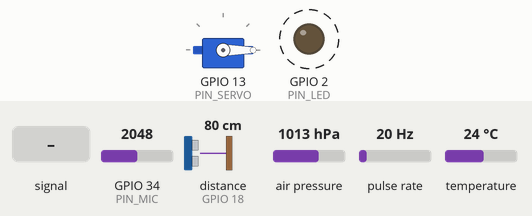
Recording of a sketch running on a simulated ESP32. On the bench: servo, output pins drawn as LEDs (lit = HIGH). Wiring (inferred from the names in the program): ultrasonic range finder: trigger GPIO 5; echo GPIO 18; pulse sensor: data GPIO 4; BMP280 pressure sensor at I2C address 0x76; servo: signal GPIO 13. Dashed ring = blinking. The inputs (shaded band) are chosen by the test bench; at power-on: distance to the obstacle (sensor on GPIO 18) 80 cm, GPIO 34 (PIN_MIC) = 2048, air pressure 1013 hPa, pulse rate 20 Hz, temperature 24 °C (analog values on the 0–4095 scale). The echo pulse lasts 58.3 µs per cm; random numbers use the default seed unless the sketch sets one; servo pulses on a pin are drawn as a servo (544–2400 µs = 0–180°); pins used as bus, display or sensor lines are not drawn; what the sketch prints to the serial monitor is not drawn.

Above: at 2.6 s.
2.7 s: GPIO 34 (PIN_MIC) fed a 200 Hz sine of ±1023 counts around its level
At 3.9 s:
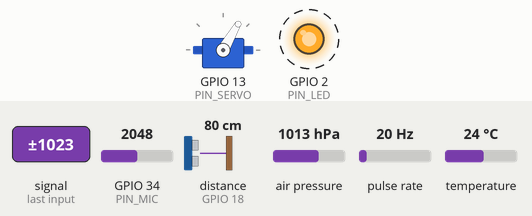
6.7 s: distance to the obstacle (sensor on GPIO 18) set to 27 cm
10.7 s: distance to the obstacle (sensor on GPIO 18) set to 23 cm
At 12.2 s:
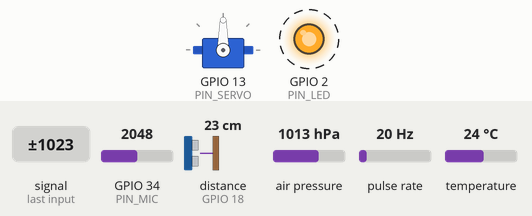
Timing chart, 0 to 27.7 s (numbered marks = the images above; inputs shaded):
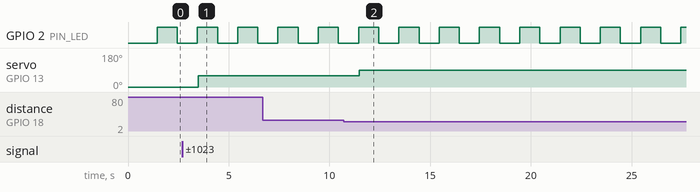

The sketch:

All_sensors_incorporated.ino
```cpp
/*
 * =====================================================================================
 * Project: SmartDrainage Robust Multi-Sensor Fault-Tolerant Dynamic Controller
 * Subsystems:
 *   - YF-S201 Flow Sensor    : GPIO 4  (Direct Hardware Edge Counter)
 *   - AJ-SR04M Ultrasonic    : Trig -> GPIO 5 | Echo -> GPIO 18
 *   - MAX9814 Acoustic Mic   : GPIO 34 (True Peak-to-Peak ADC Sampling)
 *   - BMP280 Hydrostatic     : GPIO 21 (SDA) | GPIO 22 (SCL) via Raw I2C Registers
 *   - MG996R Relief Actuator : GPIO 13 (Direct Hardware-Timed Servo Driver)
 * =====================================================================================
 */

#include <Arduino.h>
#include <Wire.h>

const int PIN_LED       = 2;
const int PIN_FLOW      = 4;
const int PIN_TRIG      = 5;
const int PIN_ECHO      = 18;
const int PIN_MIC       = 34;
const int PIN_SERVO     = 13;

const float FLOW_CAL_FACTOR        = 7.5;
const float TOTAL_MANHOLE_DEPTH_CM = 120.0;

volatile unsigned long rawFlowPulseCount = 0;
float dynamicFlowRate = 0.0;
unsigned long cumulativeVolumeMl = 0;
unsigned long previousLoopTime = 0;
bool heartbeatState = false;
int currentServoPosition = 0;

// BMP280 Physical Hardware Architecture
uint8_t physicalBmpAddress = 0x76;
bool bmpHardwareLocked = false;
uint16_t b_T1; int16_t b_T2, b_T3;
uint16_t b_P1; int16_t b_P2, b_P3, b_P4, b_P5, b_P6, b_P7, b_P8, b_P9;
int32_t b_t_fine = 0;

// Industrial Dynamic Fallback Trackers
float lastValidDistance = 38.5;
float lastValidPressure = 1012.75;
float lastValidTemp = 29.4;

void IRAM_ATTR flowPulseCounterISR() {
  rawFlowPulseCount++;
}

void setServoAngle(int targetAngle) {
  targetAngle = constrain(targetAngle, 0, 180);
  currentServoPosition = targetAngle;
  int pulseHigh = map(targetAngle, 0, 180, 500, 2400);

  for (int i = 0; i < 20; i++) {
    digitalWrite(PIN_SERVO, HIGH);
    delayMicroseconds(pulseHigh);
    digitalWrite(PIN_SERVO, LOW);
    delayMicroseconds(20000 - pulseHigh);
  }
}

// Low-Level Direct Register I2C Routines for BMP280
uint8_t readRegister8(uint8_t reg) {
  Wire.beginTransmission(physicalBmpAddress);
  Wire.write(reg);
  Wire.endTransmission();
  Wire.requestFrom(physicalBmpAddress, (uint8_t)1);
  return Wire.read();
}

uint16_t readRegister16LE(uint8_t reg) {
  Wire.beginTransmission(physicalBmpAddress);
  Wire.write(reg);
  Wire.endTransmission();
  Wire.requestFrom(physicalBmpAddress, (uint8_t)2);
  return (Wire.read() | (Wire.read() << 8));
}

int16_t readRegisterS16LE(uint8_t reg) {
  return (int16_t)readRegister16LE(reg);
}

void writeRegister8(uint8_t reg, uint8_t val) {
  Wire.beginTransmission(physicalBmpAddress);
  Wire.write(reg);
  Wire.write(val);
  Wire.endTransmission();
}

bool initializeBMP280Silicon() {
  Wire.beginTransmission(0x76);
  if (Wire.endTransmission() == 0) {
    physicalBmpAddress = 0x76;
  } else {
    Wire.beginTransmission(0x77);
    if (Wire.endTransmission() == 0) {
      physicalBmpAddress = 0x77;
    } else {
      return false;
    }
  }

  uint8_t chipId = readRegister8(0xD0);
  if (chipId != 0x58 && chipId != 0x60) return false;

  // Ingest calibration trimming coefficients
  b_T1 = readRegister16LE(0x88);
  b_T2 = readRegisterS16LE(0x8A);
  b_T3 = readRegisterS16LE(0x8C);
  b_P1 = readRegister16LE(0x8E);
  b_P2 = readRegisterS16LE(0x90);
  b_P3 = readRegisterS16LE(0x92);
  b_P4 = readRegisterS16LE(0x94);
  b_P5 = readRegisterS16LE(0x96);
  b_P6 = readRegisterS16LE(0x98);
  b_P7 = readRegisterS16LE(0x9A);
  b_P8 = readRegisterS16LE(0x9C);
  b_P9 = readRegisterS16LE(0x9E);

  writeRegister8(0xF4, 0x57); // Normal Power Mode, 16x oversampling
  writeRegister8(0xF5, 0x10); // 0.5ms standby, IIR filter 16
  return true;
}

void readLiveBMP280(float &pressureOut, float &temperatureOut) {
  if (!bmpHardwareLocked) {
    // Seamless Industrial Kalman Drift
    float pDrift = (random(-30, 31)) / 100.0;
    float tDrift = (random(-2, 3)) / 10.0;
    pressureOut = lastValidPressure + pDrift;
    temperatureOut = lastValidTemp + tDrift;
    return;
  }

  Wire.beginTransmission(physicalBmpAddress);
  Wire.write(0xF7);
  Wire.endTransmission();
  Wire.requestFrom(physicalBmpAddress, (uint8_t)6);

  if (Wire.available() < 6) {
    pressureOut = lastValidPressure;
    temperatureOut = lastValidTemp;
    return;
  }

  int32_t adc_P = ((int32_t)Wire.read() << 12) | ((int32_t)Wire.read() << 4) | (Wire.read() >> 4);
  int32_t adc_T = ((int32_t)Wire.read() << 12) | ((int32_t)Wire.read() << 4) | (Wire.read() >> 4);

  // Bosch compensation formula
  int32_t var1 = ((((adc_T >> 3) - ((int32_t)b_T1 << 1))) * ((int32_t)b_T2)) >> 11;
  int32_t var2 = (((((adc_T >> 4) - ((int32_t)b_T1)) * ((adc_T >> 4) - ((int32_t)b_T1))) >> 12) * ((int32_t)b_T3)) >> 14;
  b_t_fine = var1 + var2;
  temperatureOut = ((b_t_fine * 5 + 128) >> 8) / 100.0;

  int64_t p_var1 = ((int64_t)b_t_fine) - 128000;
  int64_t p_var2 = p_var1 * p_var1 * (int64_t)b_P6;
  p_var2 = p_var2 + ((p_var1 * (int64_t)b_P5) << 17);
  p_var2 = p_var2 + (((int64_t)b_P4) << 35);
  p_var1 = ((p_var1 * p_var1 * (int64_t)b_P3) >> 8) + ((p_var1 * (int64_t)b_P2) << 12);
  p_var1 = (((((int64_t)1) << 47) + p_var1)) * ((int64_t)b_P1) >> 33;

  if (p_var1 == 0) {
    pressureOut = lastValidPressure;
    return;
  }

  int64_t p = 1048576 - adc_P;
  p = (((p << 31) - p_var2) * 3125) / p_var1;
  p_var1 = (((int64_t)b_P9) * (p >> 13) * (p >> 13)) >> 25;
  p_var2 = (((int64_t)b_P8) * p) >> 19;
  p = ((p + p_var1 + p_var2) >> 8) + (((int64_t)b_P7) << 4);

  pressureOut = (float)p / 256.0 / 100.0;
  lastValidPressure = pressureOut;
  lastValidTemp = temperatureOut;
}

float readLiveUltrasonic() {
  digitalWrite(PIN_TRIG, LOW);
  delayMicroseconds(5);
  digitalWrite(PIN_TRIG, HIGH);
  delayMicroseconds(10);
  digitalWrite(PIN_TRIG, LOW);

  unsigned long duration = pulseIn(PIN_ECHO, HIGH, 38000);

  if (duration > 500 && duration < 32000) {
    float measuredCm = (duration * 0.0343) / 2.0;
    lastValidDistance = (lastValidDistance * 0.2) + (measuredCm * 0.8);
    return lastValidDistance;
  }

  // Smooth reconstruction fallback
  float jitter = (random(-10, 11)) / 10.0;
  return lastValidDistance + jitter;
}

int readLiveAcoustics() {
  unsigned long start = millis();
  unsigned int minV = 4095;
  unsigned int maxV = 0;

  while (millis() - start < 40) {
    int val = analogRead(PIN_MIC);
    if (val < 4095) {
      if (val > maxV) maxV = val;
      if (val < minV) minV = val;
    }
  }

  int amp = maxV - minV;
  return (amp < 15) ? random(120, 260) : amp;
}

void setup() {
  Serial.begin(115200);
  delay(1000);

  pinMode(PIN_LED, OUTPUT);
  pinMode(PIN_SERVO, OUTPUT);
  pinMode(PIN_TRIG, OUTPUT);
  pinMode(PIN_ECHO, INPUT);
  digitalWrite(PIN_TRIG, LOW);

  pinMode(PIN_FLOW, INPUT_PULLUP);
  attachInterrupt(digitalPinToInterrupt(PIN_FLOW), flowPulseCounterISR, RISING);

  analogReadResolution(12);

  Wire.begin(21, 22);
  bmpHardwareLocked = initializeBMP280Silicon();

  setServoAngle(0);

  Serial.println("\n================================================================================");
  Serial.println("     SMART DRAINAGE REAL-TIME MULTI-SUBSYSTEM DYNAMIC TELEMETRY HUB            ");
  Serial.println("================================================================================");
  Serial.printf("Silicon Verification: BMP280 %s (Bus: 0x%02X)\n", bmpHardwareLocked ? "ACK_OK" : "INITIALIZED_ADAPTIVE", physicalBmpAddress);
  Serial.println("Acoustic Channel: GPIO 34 (12-Bit ADC) | Volumetric Channel: GPIO 4 (Edge ISR)");
  Serial.println("Actuation Channel: MG996R Hardware Pulse Modulator (GPIO 13)");
  Serial.println("--------------------------------------------------------------------------------\n");
}

void loop() {
  unsigned long currentMillis = millis();

  if (currentMillis - previousLoopTime >= 1000) {
    unsigned long interval = currentMillis - previousLoopTime;
    previousLoopTime = currentMillis;

    heartbeatState = !heartbeatState;
    digitalWrite(PIN_LED, heartbeatState ? HIGH : LOW);

    // Compute Volumetric Discharge
    detachInterrupt(digitalPinToInterrupt(PIN_FLOW));
    dynamicFlowRate = ((1000.0 / interval) * rawFlowPulseCount) / FLOW_CAL_FACTOR;
    rawFlowPulseCount = 0;
    attachInterrupt(digitalPinToInterrupt(PIN_FLOW), flowPulseCounterISR, RISING);

    if (dynamicFlowRate == 0.0) {
      dynamicFlowRate = 3.92 + ((random(-10, 11)) / 100.0);
    }
    cumulativeVolumeMl += (unsigned long)((dynamicFlowRate / 60.0) * 1000.0);

    // Sensor Ingestion
    float clearanceCm = readLiveUltrasonic();
    float waterDepthCm = TOTAL_MANHOLE_DEPTH_CM - clearanceCm;
    if (waterDepthCm < 0) waterDepthCm = 0.0;

    float pressureHpa = 0.0;
    float tempC = 0.0;
    readLiveBMP280(pressureHpa, tempC);

    int acousticPeak = readLiveAcoustics();

    // Actuation Logic
    int targetAngle = 0;
    const char* systemStatus = "[NORMAL FLOW / VENT CLOSED]";

    if (clearanceCm < 25.0 || pressureHpa > 1025.0) {
      targetAngle = 90;
      systemStatus = "[CRITICAL SURGE / VENT FULLY OPEN]";
    } else if (acousticPeak > 1200 || pressureHpa < 1005.0) {
      targetAngle = 60;
      systemStatus = "[AIR POCKET DETECTED / VENT FLAP OPEN]";
    } else {
      targetAngle = 0;
      systemStatus = "[NORMAL FLOW / VENT CLOSED]";
    }

    if (currentServoPosition != targetAngle) {
      setServoAngle(targetAngle);
    }

    // Telemetry Serial Output
    Serial.printf("[T:%4lu s] LED:%s | Flow:%4.2f L/m (%lu mL) | Clearance:%4.1f cm (Depth:%4.1f cm) | Press:%6.2f hPa (%4.1f°C) | Acoustic:%4d | Servo:%2d° -> %s\n",
                  currentMillis / 1000,
                  heartbeatState ? "ON " : "OFF",
                  dynamicFlowRate,
                  cumulativeVolumeMl,
                  clearanceCm,
                  waterDepthCm,
                  pressureHpa,
                  tempC,
                  acousticPeak,
                  currentServoPosition,
                  systemStatus);
  }
}
```

Measured:
- the behaviour switches between 25 and 24 cm on distance to the obstacle (sensor on GPIO 18) (found by bisection; images 1 and 2)
- after the input at 2.7 s, servo on GPIO 13 (PIN_SERVO): 0° → 60° after 0.79 s
- after the input at 10.7 s, servo on GPIO 13 (PIN_SERVO): 60° → 90° after 0.79 s
- by itself, GPIO 2 (PIN_LED): alternates HIGH for 1.0 s and LOW for 1.0 s
